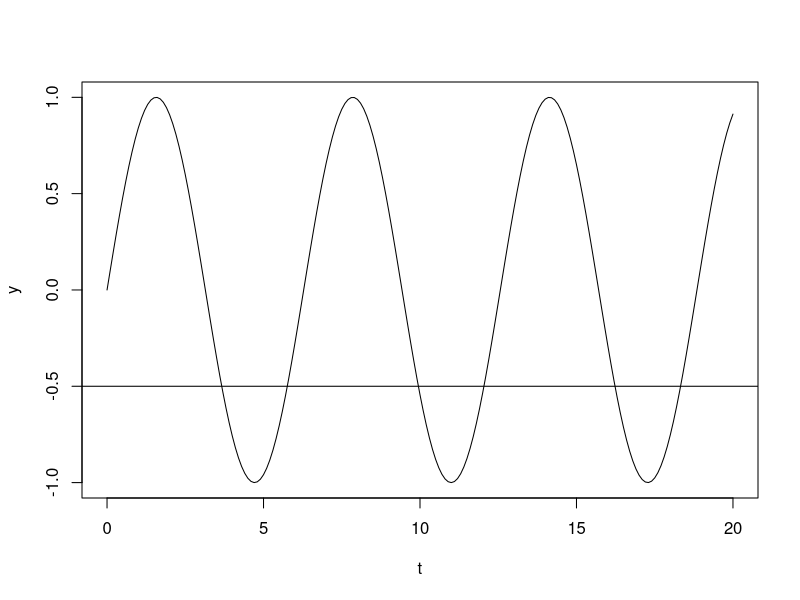

Here is the R script that generated this plot:
#Eventfinder - quantify duration and number of events
#shout out to Dale Trockel for developing this solution

#create reproducible data
t    = seq(0,20,0.1)             #create time variable
y    = sin(t)                    #create sine wave variable
data = data.frame(t,y)           #stitch objects into dataframe
plot(data=data, y~t, type = "l") #plot to build intuition
abline(h=-0.5)                   #imagine we want to know how many events are below this 
                                 #threshold and for how long, here there are 3

#solution
threshold = -0.5                            #set threshold value
index<-which(data$y <= threshold)           #index of all values less than threshold
l <- length(index)                          #calculate length

index2<-which((index[2:l]- index[1:l-1])>1) #holds the end time of each event
l2 <- length(index2)                        #calculate length of end points

eventDurations<- data$t[index[index2[1]]] - data$t[index[1]] 
#index has indices of elements from orginal dataframe
#index2 has indices of the elements of index (which are the endpoints of each event)

for (i in 2:l2)
{
  eventDurations[i]<- data$t[index[index2[i]]] - data$t[index[index2[i-1]+1]] #this has the length of time for each event
} 
eventDurations[l2+1] <- data$t[index[index2[l2]]] - data$t[index[index2[l2-1]+1]] #this is the last event (because it can't find all of them)

eventDurations         #prints vector of event lengths, here they are length = 2
length(eventDurations) #number of events
